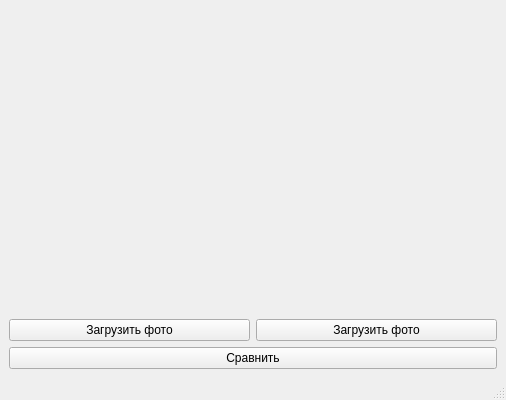
<?xml version="1.0" encoding="UTF-8"?>
<ui version="4.0">
 <class>MainWindow</class>
 <widget class="QMainWindow" name="MainWindow">
  <property name="geometry">
   <rect>
    <x>0</x>
    <y>0</y>
    <width>506</width>
    <height>400</height>
   </rect>
  </property>
  <property name="windowTitle">
   <string>MainWindow</string>
  </property>
  <widget class="QWidget" name="centralwidget">
   <layout class="QVBoxLayout" name="verticalLayout">
    <item>
     <layout class="QHBoxLayout" name="horizontalLayout_2">
      <item>
       <widget class="QLabel" name="image_label_one">
        <property name="text">
         <string/>
        </property>
       </widget>
      </item>
      <item>
       <widget class="QLabel" name="image_label_two">
        <property name="text">
         <string/>
        </property>
       </widget>
      </item>
     </layout>
    </item>
    <item>
     <layout class="QHBoxLayout" name="horizontalLayout">
      <item>
       <widget class="QPushButton" name="button_load_one_photo">
        <property name="text">
         <string>Загрузить фото</string>
        </property>
       </widget>
      </item>
      <item>
       <widget class="QPushButton" name="button_load_photo_two">
        <property name="text">
         <string>Загрузить фото</string>
        </property>
       </widget>
      </item>
     </layout>
    </item>
    <item>
     <widget class="QPushButton" name="button_compare">
      <property name="text">
       <string>Сравнить</string>
      </property>
     </widget>
    </item>
   </layout>
  </widget>
  <widget class="QMenuBar" name="menubar">
   <property name="geometry">
    <rect>
     <x>0</x>
     <y>0</y>
     <width>506</width>
     <height>23</height>
    </rect>
   </property>
  </widget>
  <widget class="QStatusBar" name="statusbar"/>
 </widget>
 <resources/>
 <connections/>
</ui>
